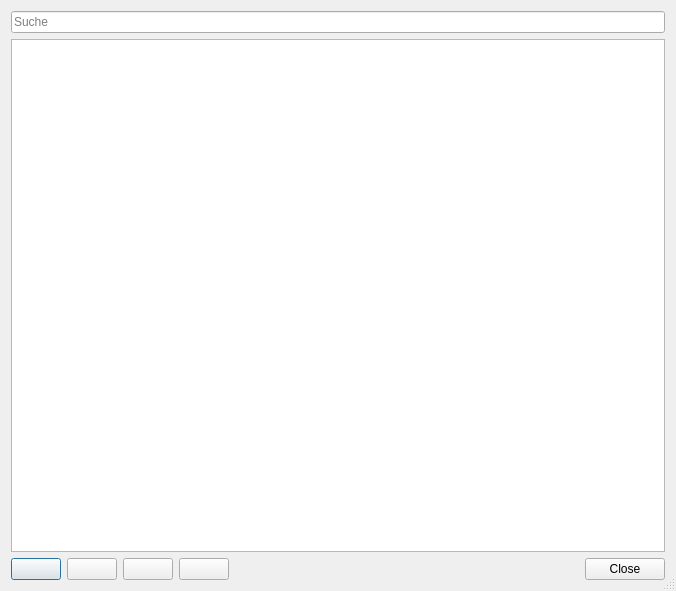
<?xml version="1.0" encoding="UTF-8"?>
<ui version="4.0">
 <class>DlgTableView</class>
 <widget class="QDialog" name="DlgTableView">
  <property name="geometry">
   <rect>
    <x>0</x>
    <y>0</y>
    <width>676</width>
    <height>591</height>
   </rect>
  </property>
  <property name="sizeGripEnabled">
   <bool>true</bool>
  </property>
  <layout class="QVBoxLayout" name="verticalLayout">
   <item>
    <widget class="QLineEdit" name="tbFilter">
     <property name="toolTip">
      <string>&lt;html&gt;&lt;head/&gt;&lt;body&gt;&lt;p&gt;In diesem Feld wird nach angelegten &lt;span style=&quot; font-weight:600;&quot;&gt;Kategorien&lt;/span&gt; gesucht. Kategorien dienen dazu, die verschiedenen Sude zu klassifizieren und damit besser unterscheidbar zu machen. Sinnvoll ist dies, wenn aus dem Biernamen z.B. nicht der Bierstil hervorgeht.&lt;/p&gt;&lt;p&gt;&lt;br/&gt;&lt;/p&gt;&lt;p&gt;Kategorien können grob nach unter- oder obergärig oder international nach den Kategorien des &lt;a href=&quot;https://www.bjcp.org/docs/2015_Guidelines_Beer.pdf&quot;&gt;&lt;span style=&quot; text-decoration: underline; color:#0068da;&quot;&gt;BJCP Style Guidelines von 2015 &lt;/span&gt;&lt;/a&gt;unterschieden werden. Gerne werden von der Brau-Community auch Namen genutzt, die als &amp;quot;außer Kategorie&amp;quot; klassifziert werden und mehr ein Gefühl kommunizieren. Die beliebten Weihnachtsbiere gehören beispielsweise dazu.&lt;/p&gt;&lt;/body&gt;&lt;/html&gt;</string>
     </property>
     <property name="placeholderText">
      <string>Suche</string>
     </property>
     <property name="clearButtonEnabled">
      <bool>true</bool>
     </property>
    </widget>
   </item>
   <item>
    <widget class="TableView" name="tableView">
     <property name="toolTip">
      <string>Hier werden alle angelegten Kategorien angezeigt und mittels der Pfeile unten sortiert.</string>
     </property>
     <property name="alternatingRowColors">
      <bool>true</bool>
     </property>
     <property name="selectionBehavior">
      <enum>QAbstractItemView::SelectRows</enum>
     </property>
     <property name="textElideMode">
      <enum>Qt::ElideNone</enum>
     </property>
     <property name="horizontalScrollMode">
      <enum>QAbstractItemView::ScrollPerPixel</enum>
     </property>
     <attribute name="horizontalHeaderStretchLastSection">
      <bool>true</bool>
     </attribute>
     <attribute name="verticalHeaderVisible">
      <bool>false</bool>
     </attribute>
    </widget>
   </item>
   <item>
    <layout class="QHBoxLayout" name="horizontalLayout">
     <item>
      <widget class="QWidget" name="widgetEdit" native="true">
       <layout class="QHBoxLayout" name="horizontalLayout_3">
        <property name="leftMargin">
         <number>0</number>
        </property>
        <property name="topMargin">
         <number>0</number>
        </property>
        <property name="rightMargin">
         <number>0</number>
        </property>
        <property name="bottomMargin">
         <number>0</number>
        </property>
        <item>
         <widget class="QPushButton" name="btnAdd">
          <property name="minimumSize">
           <size>
            <width>50</width>
            <height>0</height>
           </size>
          </property>
          <property name="maximumSize">
           <size>
            <width>50</width>
            <height>16777215</height>
           </size>
          </property>
          <property name="toolTip">
           <string>Hiermit wird eine neue Kategorie angelegt. Dazu erscheint ein eigenes Pop-up-Fenster.</string>
          </property>
          <property name="icon">
           <iconset resource="../images.qrc">
            <normaloff>:/images/plus.svg</normaloff>:/images/plus.svg</iconset>
          </property>
         </widget>
        </item>
        <item>
         <widget class="QPushButton" name="btnDelete">
          <property name="minimumSize">
           <size>
            <width>50</width>
            <height>0</height>
           </size>
          </property>
          <property name="maximumSize">
           <size>
            <width>50</width>
            <height>16777215</height>
           </size>
          </property>
          <property name="toolTip">
           <string>Hiermit wird eine neue Kategorie entfernt. Eine oder mehrere Kategorien müssen dazu markiert sein.</string>
          </property>
          <property name="icon">
           <iconset resource="../images.qrc">
            <normaloff>:/images/minus.svg</normaloff>:/images/minus.svg</iconset>
          </property>
         </widget>
        </item>
        <item>
         <widget class="QPushButton" name="btnMoveUp">
          <property name="minimumSize">
           <size>
            <width>50</width>
            <height>0</height>
           </size>
          </property>
          <property name="maximumSize">
           <size>
            <width>50</width>
            <height>16777215</height>
           </size>
          </property>
          <property name="toolTip">
           <string>Hiermit wird eine Kategorie nach oben verschoben.</string>
          </property>
          <property name="icon">
           <iconset resource="../images.qrc">
            <normaloff>:/images/nach_oben.svg</normaloff>:/images/nach_oben.svg</iconset>
          </property>
         </widget>
        </item>
        <item>
         <widget class="QPushButton" name="moveDown">
          <property name="minimumSize">
           <size>
            <width>50</width>
            <height>0</height>
           </size>
          </property>
          <property name="maximumSize">
           <size>
            <width>50</width>
            <height>16777215</height>
           </size>
          </property>
          <property name="toolTip">
           <string>Hiermit wird eine Kategorie nach unten verschoben.</string>
          </property>
          <property name="icon">
           <iconset resource="../images.qrc">
            <normaloff>:/images/nach_unten.svg</normaloff>:/images/nach_unten.svg</iconset>
          </property>
         </widget>
        </item>
        <item>
         <widget class="QDialogButtonBox" name="buttonBox">
          <property name="standardButtons">
           <set>QDialogButtonBox::Close</set>
          </property>
         </widget>
        </item>
       </layout>
      </widget>
     </item>
    </layout>
   </item>
  </layout>
 </widget>
 <customwidgets>
  <customwidget>
   <class>TableView</class>
   <extends>QTableView</extends>
   <header>widgets/tableview.h</header>
  </customwidget>
 </customwidgets>
 <resources>
  <include location="../images.qrc"/>
 </resources>
 <connections>
  <connection>
   <sender>buttonBox</sender>
   <signal>rejected()</signal>
   <receiver>DlgTableView</receiver>
   <slot>close()</slot>
   <hints>
    <hint type="sourcelabel">
     <x>421</x>
     <y>569</y>
    </hint>
    <hint type="destinationlabel">
     <x>337</x>
     <y>295</y>
    </hint>
   </hints>
  </connection>
 </connections>
</ui>
